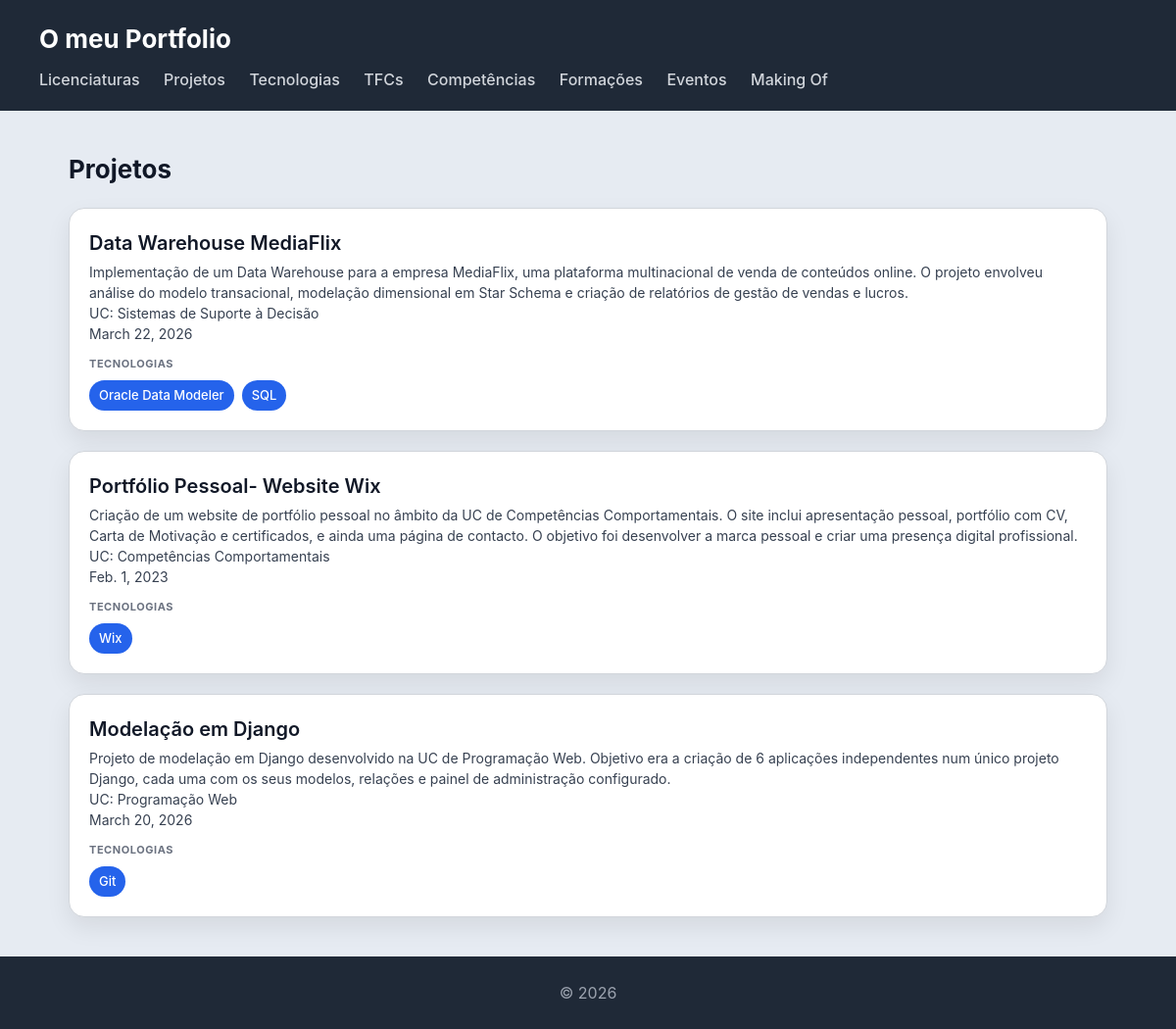
Page /portfolio/projetos/ on the committed database.
### portfolio/models.py (models this page shows, shortened)
class Projeto(models.Model):
    unidade_curricular = models.ForeignKey(UnidadeCurricular, on_delete=models.SET_NULL, null=True, blank=True, related_name='projetos')
    nome = models.CharField(max_length=200)
    descricao = models.TextField()
    tecnologias = models.TextField(help_text="Ex: Python, Django, HTML, CSS")
    imagem = models.ImageField(upload_to='projetos/', blank=True, null=True)
    video_url = models.URLField(blank=True, help_text="Link para video demo no YouTube")
    link_github = models.URLField(blank=True)
    data = models.DateField(blank=True, null=True)
    conceitos_aplicados = models.TextField(blank=True, help_text="Conceitos da UC aplicados neste projeto")

class UnidadeCurricular(models.Model):
    SEMESTRE_CHOICES = [
        (1, 'Semestre 1'),
        (2, 'Semestre 2'),
    ]
    licenciatura = models.ForeignKey(Licenciatura, on_delete=models.CASCADE, related_name='unidades')
    nome = models.CharField(max_length=200)
    ano = models.IntegerField()
    semestre = models.IntegerField(choices=SEMESTRE_CHOICES)
    descricao = models.TextField(blank=True)
    imagem = models.ImageField(upload_to='unidades/', blank=True, null=True)
    docente_nome = models.CharField(max_length=200, blank=True)
    docente_link = models.URLField(blank=True)

class Tecnologia(models.Model):
    NIVEL_CHOICES = [
        (1, '⭐ Iniciante'),
        (2, '⭐⭐ Básico'),
        (3, '⭐⭐⭐ Intermédio'),
        (4, '⭐⭐⭐⭐ Avançado'),
        (5, '⭐⭐⭐⭐⭐ Expert'),
    ]
    CATEGORIA_CHOICES = [
        ('linguagem', 'Linguagem de Programação'),
        ('framework', 'Framework'),
        ('base_dados', 'Base de Dados'),
        ('ferramenta', 'Ferramenta'),
        ('outro', 'Outro'),
    ]
    nome = models.CharField(max_length=100)
    categoria = models.CharField(max_length=50, choices=CATEGORIA_CHOICES)
    descricao = models.TextField(blank=True)
    logo = models.ImageField(upload_to='tecnologias/', blank=True, null=True)
    link_oficial = models.URLField(blank=True)
    nivel_interesse = models.IntegerField(choices=NIVEL_CHOICES, default=3)
    projetos = models.ManyToManyField(Projeto, blank=True, related_name='tecnologias_usadas')

### portfolio/views.py (the view)
# urls.py: path('projetos/', views.projetos_view, name='projetos'),
def projetos_view(request):
    projetos = Projeto.objects.select_related('unidade_curricular').prefetch_related('tecnologias_usadas').all()
    return render(request, 'portfolio/projetos.html', {'projetos': projetos})

### portfolio/templates/portfolio/projetos.html
{% extends "portfolio/base.html" %}
{% block content %}
<h2>Projetos</h2>
<section>
  {% for projeto in projetos %}
  <article>
    <header>
      <h3>{{ projeto.nome }}</h3>
      <p>{{ projeto.descricao }}</p>
      {% if projeto.unidade_curricular %}
        <p>UC: {{ projeto.unidade_curricular.nome }}</p>
      {% endif %}
      {% if projeto.data %}<p>{{ projeto.data }}</p>{% endif %}
    </header>
    <section>
      <h4>Tecnologias</h4>
      <ul>
        {% for tec in projeto.tecnologias_usadas.all %}
          <li>{{ tec.nome }}</li>
        {% empty %}
          <li>Sem tecnologias registadas</li>
        {% endfor %}
      </ul>
    </section>
  </article>
  {% endfor %}
</section>
{% endblock %}

### escola/static/escola/styles.css (style rules this page uses)
* { box-sizing: border-box; margin: 0; padding: 0; }
body { font-family: "Inter", "Segoe UI", system-ui, -apple-system, sans-serif; background: #e6ebf2; color: #111827; line-height: 1.5; }
h2 { margin-bottom: 20px; font-size: 26px; }
section > article { background: white; padding: 20px; border-radius: 16px; border: 1px solid #d1d5db; box-shadow: 0 10px 25px rgba(0,0,0,0.08); transition: all 0.25s ease; margin-bottom: 20px; }
article > header { margin-bottom: 12px; }
article > header > h3 { font-size: 20px; font-weight: 600; margin-bottom: 4px; }
article > header > p { font-size: 14px; color: #374151; }
article > section { margin-top: 10px; }
article > section > h4 { font-size: 11px; text-transform: uppercase; color: #6b7280; margin-bottom: 8px; letter-spacing: 0.05em; }
article > section > ul { list-style: none; display: flex; flex-wrap: wrap; gap: 8px; }
article > section > ul > li { background: #2563eb; color: white; padding: 6px 10px; border-radius: 999px; font-size: 13px; font-weight: 500; }

### rows in the picture
Projeto: nome "Data Warehouse MediaFlix", descricao "Implementação de um Data Warehouse para a empresa MediaFlix, uma plataforma multinacional de venda de conteúdos online. O projeto envolveu análise do modelo transacional, modelação dimensional em Star Schema e criação de relatórios de gestão de vendas e lucros.", unidade_curricular.nome "Sistemas de Suporte à Decisão", data "March 22, 2026"
Tecnologia: nome "Oracle Data Modeler"
Tecnologia: nome "SQL"
Projeto: nome "Portfólio Pessoal- Website Wix", descricao "Criação de um website de portfólio pessoal no âmbito da UC de Competências Comportamentais. O site inclui apresentação pessoal, portfólio com CV, Carta de Motivação e certificados, e ainda uma página de contacto. O objetivo foi desenvolver a marca pessoal e criar uma presença digital profissional.", unidade_curricular.nome "Competências Comportamentais", data "Feb. 1, 2023"
Tecnologia: nome "Wix"
Projeto: nome "Modelação em Django", descricao "Projeto de modelação em Django desenvolvido na UC de Programação Web. Objetivo era a criação de 6 aplicações independentes num único projeto Django, cada uma com os seus modelos, relações e painel de administração configurado.", unidade_curricular.nome "Programação Web", data "March 20, 2026"
Tecnologia: nome "Git"
